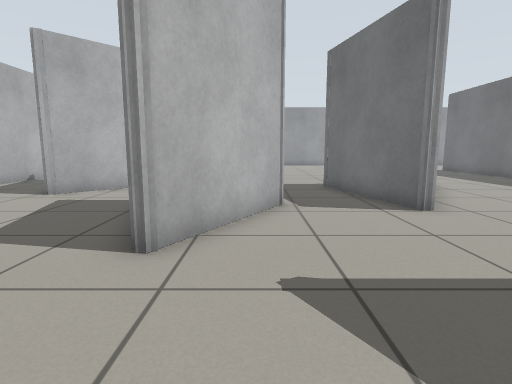
view 1 (above)

17 first-person views from a walk through a world built for the Gazebo simulator. The camera is 0.72 m above the floor, tilts 8° down and sees 80° across. The floor is counted in squares, 0.5 m on a side. Each view is taken from the middle of a square. On the plan, view 1 faces up. The plan holds only what a view shows up to about 14 squares ahead; the rest is blank.

view 2
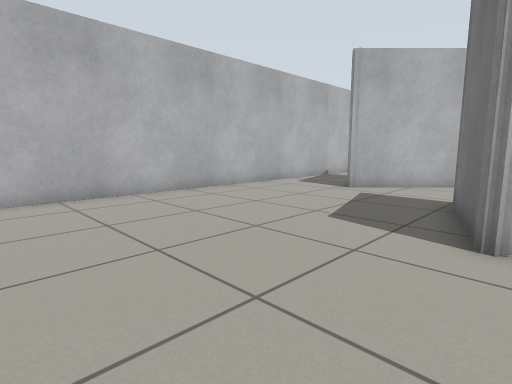

view 3
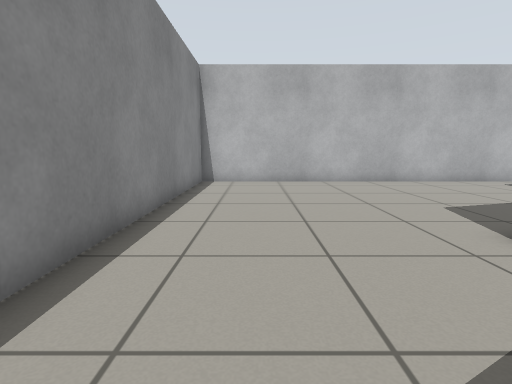

view 4
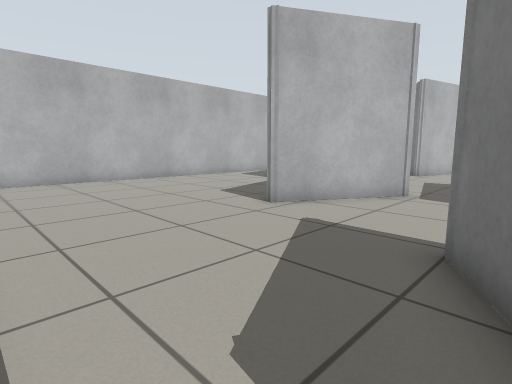

view 5
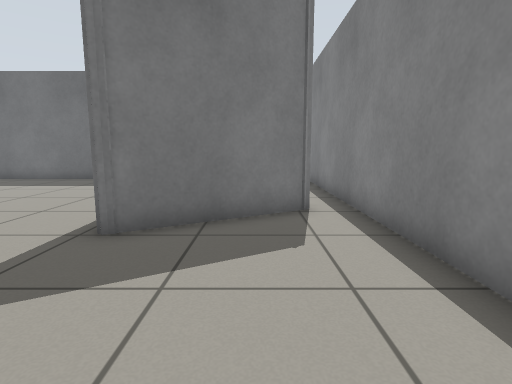

view 6
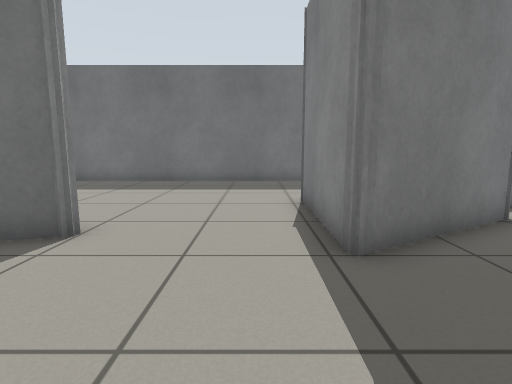

view 7
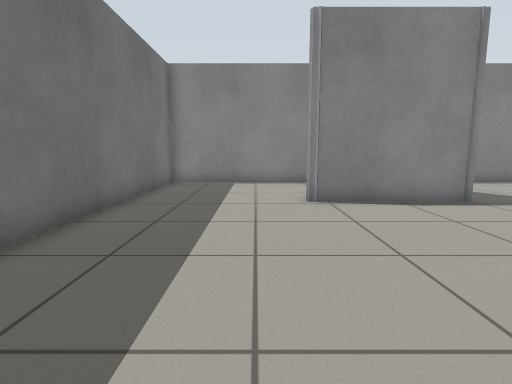

view 8
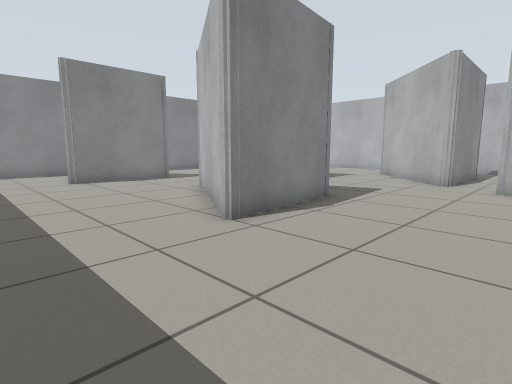

view 9
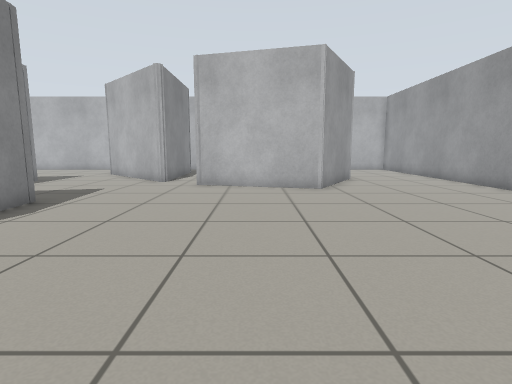

view 10
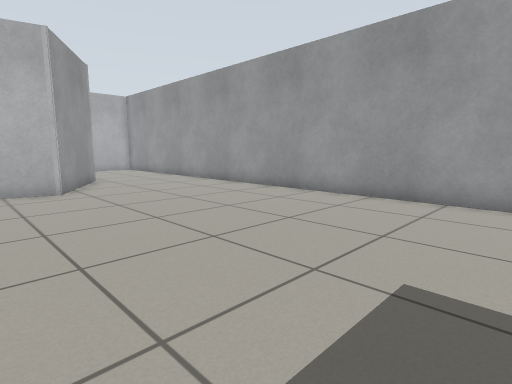

view 11
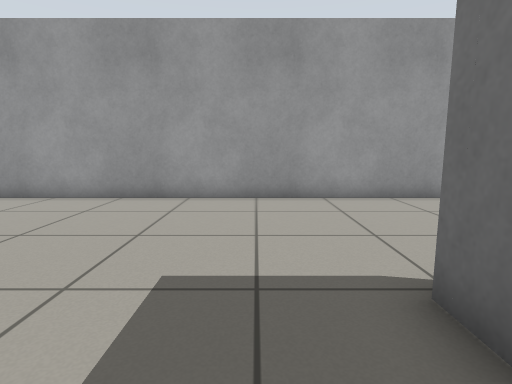

view 12
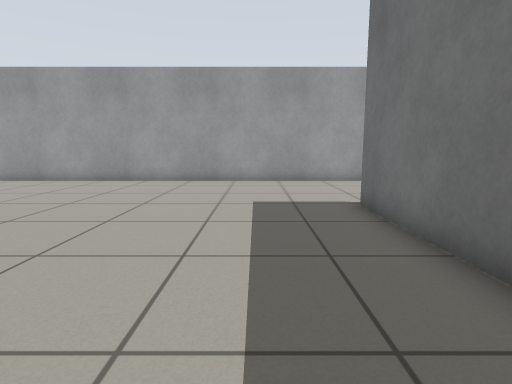

view 13
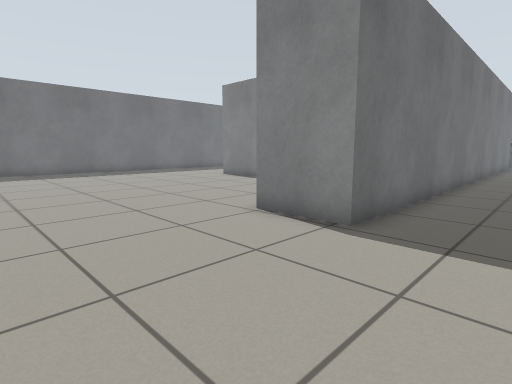

view 14
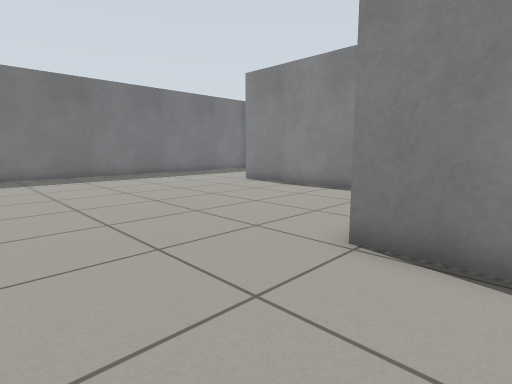

view 15
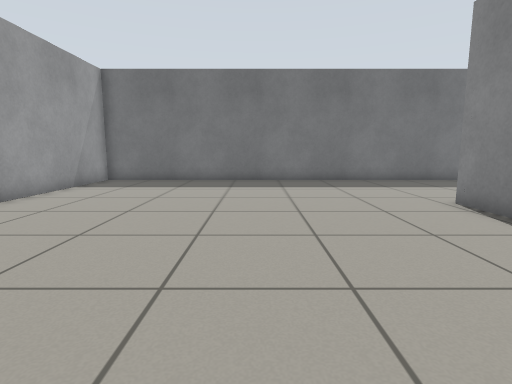

view 16
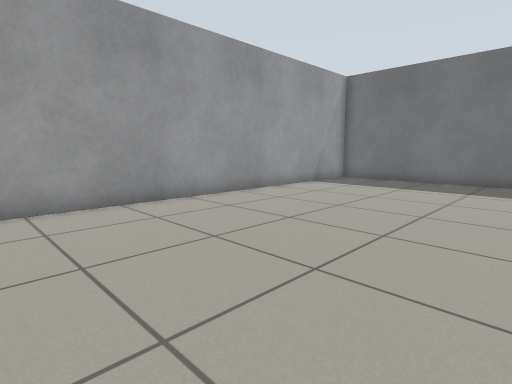

view 17
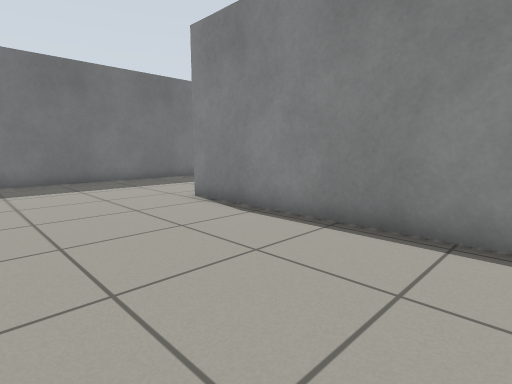

### Floor plan
Ten units are one square. View 1 is at (0, 0); x grows to the right and y downward. Boxes are objects, and circles mark ways between rooms. Rooms are numbered by the first view taken in them; rooms with no view inside come last. Other rooms are left out.
<svg viewBox="-111 -275 419 304">
<path fill="none" stroke="#000" d="M8 -80 -16 -39 -28 -78M-66 -96 -69 -99M-106 -85 -106 24 55 24M53 14 30 -26 32 -27M-17 -214 -1 -204 -13 -156M127 -106 127 -208 152 -208M-34 -140 -22 -140 -66 -96M39 -70 26 -119 72 -123 58 -100M164 -270 -15 -270M164 -147 241 -147M303 -104 303 -270 164 -270M32 -27 76 -27M58 -100 41 -71 40 -71 39 -71M55 24 127 24 127 -106"/>
<circle cx="-40" cy="-93" r="3" fill="#2a7"/>
<circle cx="20" cy="-80" r="3" fill="#2a7"/>
<circle cx="40" cy="-55" r="3" fill="#2a7"/>
<circle cx="60" cy="20" r="3" fill="#2a7"/>
<circle cx="169" cy="-230" r="3" fill="#2a7"/>
<circle cx="95" cy="-107" r="3" fill="#2a7"/>
<text x="-40" y="-30">1</text>
<text x="60" y="-180">2</text>
<text x="240" y="-190">3</text>
<text x="90" y="-40">4</text>
</svg>
Room 1 opens to room 2. Room 1 opens to room 4. Room 2 opens to room 3. Room 2 opens to room 4.

Where each view was taken, in squares from view 1:
view 1: 0 up, 0 right, facing up
view 2: 1 down, 1 left, facing up-left
view 3: 0 up, 3 right, facing left
view 4: 2 down, 4 right, facing up-left
view 5: 0 up, 2 left, facing right
view 6: 4 up, 1 left, facing right
view 7: 11 up, 9 right, facing down
view 8: 17 up, 11 right, facing down-left
view 9: 18 up, 11 right, facing left
view 10: 18 up, 11 right, facing up-left
view 11: 18 up, 11 right, facing up
view 12: 13 up, 10 right, facing up
view 13: 26 up, 10 right, facing down-right
view 14: 25 up, 13 right, facing down-right
view 15: 20 up, 16 right, facing right
view 16: 19 up, 16 right, facing up-right
view 17: 20 up, 16 right, facing down-right
